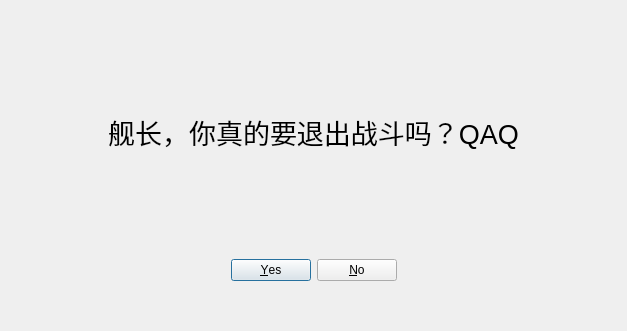
<?xml version="1.0" encoding="UTF-8"?>
<ui version="4.0">
 <class>Pause</class>
 <widget class="QDialog" name="Pause">
  <property name="geometry">
   <rect>
    <x>0</x>
    <y>0</y>
    <width>627</width>
    <height>331</height>
   </rect>
  </property>
  <property name="windowTitle">
   <string>不要停下来啊——</string>
  </property>
  <property name="windowFilePath">
   <string>&quot;D:/QT hw/material/interface/background.jpg&quot;</string>
  </property>
  <layout class="QVBoxLayout" name="verticalLayout">
   <property name="topMargin">
    <number>50</number>
   </property>
   <property name="bottomMargin">
    <number>50</number>
   </property>
   <item>
    <widget class="QLabel" name="label">
     <property name="font">
      <font>
       <pointsize>20</pointsize>
      </font>
     </property>
     <property name="text">
      <string>舰长，你真的要退出战斗吗？QAQ</string>
     </property>
     <property name="scaledContents">
      <bool>false</bool>
     </property>
     <property name="alignment">
      <set>Qt::AlignCenter</set>
     </property>
    </widget>
   </item>
   <item>
    <spacer name="verticalSpacer">
     <property name="orientation">
      <enum>Qt::Vertical</enum>
     </property>
     <property name="sizeType">
      <enum>QSizePolicy::Fixed</enum>
     </property>
     <property name="sizeHint" stdset="0">
      <size>
       <width>20</width>
       <height>40</height>
      </size>
     </property>
    </spacer>
   </item>
   <item>
    <widget class="QDialogButtonBox" name="buttonBox">
     <property name="layoutDirection">
      <enum>Qt::LeftToRight</enum>
     </property>
     <property name="orientation">
      <enum>Qt::Horizontal</enum>
     </property>
     <property name="standardButtons">
      <set>QDialogButtonBox::No|QDialogButtonBox::Yes</set>
     </property>
     <property name="centerButtons">
      <bool>true</bool>
     </property>
    </widget>
   </item>
  </layout>
 </widget>
 <resources/>
 <connections>
  <connection>
   <sender>buttonBox</sender>
   <signal>accepted()</signal>
   <receiver>Pause</receiver>
   <slot>accept()</slot>
   <hints>
    <hint type="sourcelabel">
     <x>248</x>
     <y>254</y>
    </hint>
    <hint type="destinationlabel">
     <x>157</x>
     <y>274</y>
    </hint>
   </hints>
  </connection>
  <connection>
   <sender>buttonBox</sender>
   <signal>rejected()</signal>
   <receiver>Pause</receiver>
   <slot>reject()</slot>
   <hints>
    <hint type="sourcelabel">
     <x>316</x>
     <y>260</y>
    </hint>
    <hint type="destinationlabel">
     <x>286</x>
     <y>274</y>
    </hint>
   </hints>
  </connection>
 </connections>
</ui>
